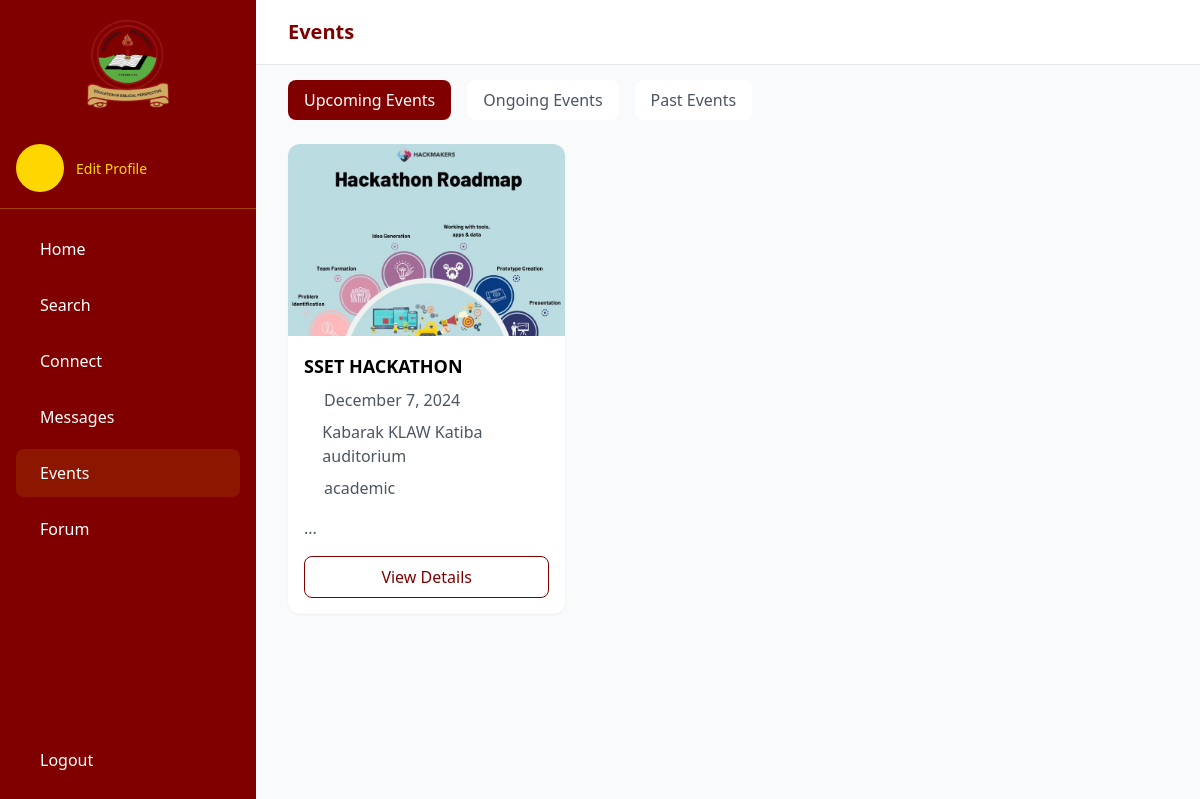
The app's page /events.php (signed in) with its own data.
### tables this page shows
CREATE TABLE `events` (
  `id` int(11) NOT NULL,
  `name` varchar(255) NOT NULL,
  `event_date` date NOT NULL,
  `location` varchar(255) DEFAULT NULL,
  `description` text DEFAULT NULL,
  `category` varchar(50) DEFAULT NULL,
  `image_url` varchar(255) DEFAULT NULL
);

### events.php (the view, shortened to what this page needs)
<?php
require_once 'db.php';
function getEvents($pdo, $filter = 'upcoming') {
    $today = date('Y-m-d');
    $query = "SELECT * FROM events ";
    switch($filter) {
        default:
            $query .= "WHERE event_date > :today ";
            break;
    }
    $query .= "ORDER BY event_date ASC";
    $stmt = $pdo->prepare($query);
    $stmt->execute(['today' => $today]);
    return $stmt->fetchAll(PDO::FETCH_ASSOC);
}
$filter = isset($_GET['filter']) ? $_GET['filter'] : 'upcoming';
$events = getEvents($pdo, $filter);
?>
<!DOCTYPE html>
<html lang="en">
<head>
    <script src="https://cdn.tailwindcss.com"></script>
    <link href="https://cdn.jsdelivr.net/npm/remixicon@3.5.0/fonts/remixicon.css" rel="stylesheet">
</head>
<body class="bg-gray-50">
    <?php include 'partials/sidebar.php'; ?>
    <main class="lg:ml-64 min-h-screen">
        <nav class="fixed top-0 right-0 left-64 bg-white border-b border-gray-200 z-30">
            <div class="max-w-7xl mx-auto px-4 sm:px-6 lg:px-8">
                <div class="flex justify-between h-16">
                    <div class="flex items-center">
                        <h1 class="text-xl font-bold text-kabarak-maroon">Events</h1>
                    </div>
                </div>
            </div>
        </nav>
        <div class="pt-20 px-4 sm:px-6 lg:px-8 max-w-7xl mx-auto">
            <div class="mb-6">
                <div class="flex space-x-4">
                    <a href="?filter=upcoming"
                       class="px-4 py-2 rounded-lg <?php echo $filter === 'upcoming' ? 'bg-kabarak-maroon text-white' : 'bg-white text-gray-600 hover:bg-gray-50'; ?>">
                        Upcoming Events
                    </a>
                    <a href="?filter=ongoing"
                       class="px-4 py-2 rounded-lg <?php echo $filter === 'ongoing' ? 'bg-kabarak-maroon text-white' : 'bg-white text-gray-600 hover:bg-gray-50'; ?>">
                        Ongoing Events
                    </a>
                    <a href="?filter=past"
                       class="px-4 py-2 rounded-lg <?php echo $filter === 'past' ? 'bg-kabarak-maroon text-white' : 'bg-white text-gray-600 hover:bg-gray-50'; ?>">
                        Past Events
                    </a>
                </div>
            </div>
            <div class="grid grid-cols-1 md:grid-cols-2 lg:grid-cols-3 gap-6">
                <?php foreach ($events as $event): ?>
                    <div class="bg-white rounded-xl shadow-sm overflow-hidden">
                        <?php if ($event['image_url']): ?>
                            <img src="<?php echo htmlspecialchars($event['image_url']); ?>"
                                 alt="<?php echo htmlspecialchars($event['name']); ?>"
                                 class="w-full h-48 object-cover">
                        <?php endif; ?>
                        <div class="p-4">
                            <h3 class="font-semibold text-lg mb-2"><?php echo htmlspecialchars($event['name']); ?></h3>
                            <div class="space-y-2 mb-4">
                                <div class="flex items-center text-gray-600">
                                    <span><?php echo date('F j, Y', strtotime($event['event_date'])); ?></span>
                                </div>
                                <?php if ($event['location']): ?>
                                    <div class="flex items-center text-gray-600">
                                        <span><?php echo htmlspecialchars($event['location']); ?></span>
                                    </div>
                                <?php endif; ?>
                                <?php if ($event['category']): ?>
                                    <div class="flex items-center text-gray-600">
                                        <span><?php echo htmlspecialchars($event['category']); ?></span>
                                    </div>
                                <?php endif; ?>
                            </div>
                            <p class="text-gray-600 mb-4">
                                <?php echo nl2br(htmlspecialchars(substr($event['description'], 0, 150))); ?>...
                            </p>
                            <div class="mt-4">
                                <a href="event_details.php?id=<?php echo $event['id']; ?>"
                                   class="block text-center py-2 border border-kabarak-maroon text-kabarak-maroon rounded-lg hover:bg-kabarak-maroon/10">
                                    View Details
                                </a>
                            </div>
                        </div>
                    </div>
                <?php endforeach; ?>
            </div>
        </div>
    </main>
</body>
</html>

### records on screen
events: image_url (picture), name "SSET HACKATHON", event_date "December 7, 2024", location "Kabarak KLAW Katiba auditorium", category "academic"
